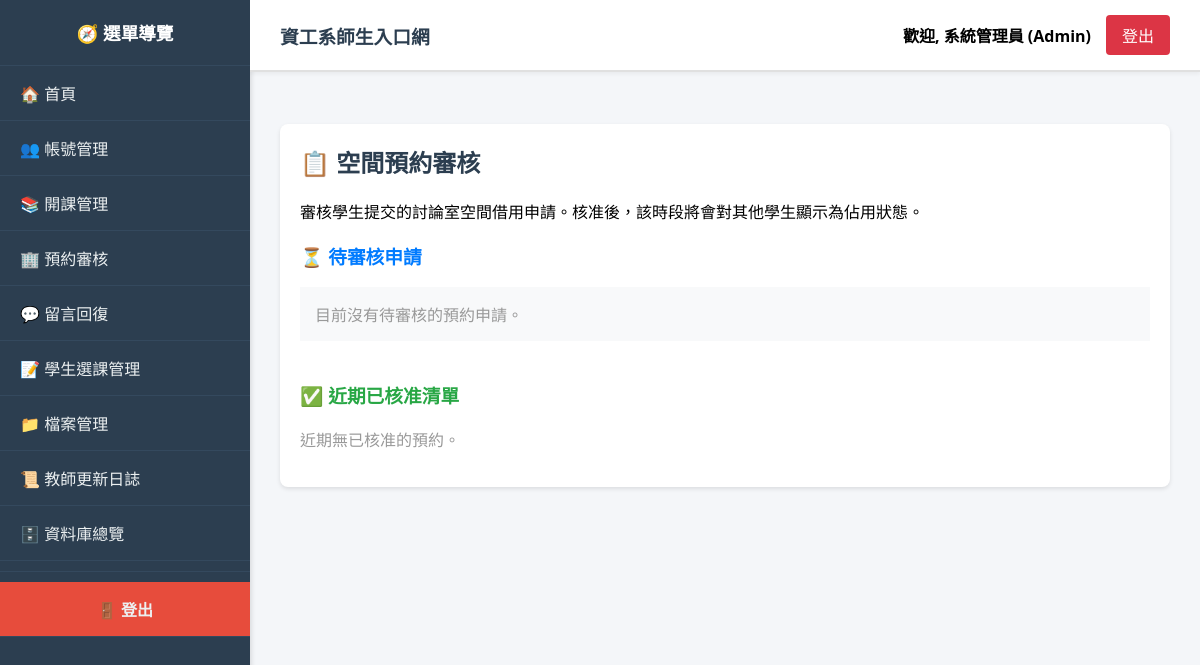
/index.php?page=review_reservations (signed in), run on an earlier commit of the app's database.
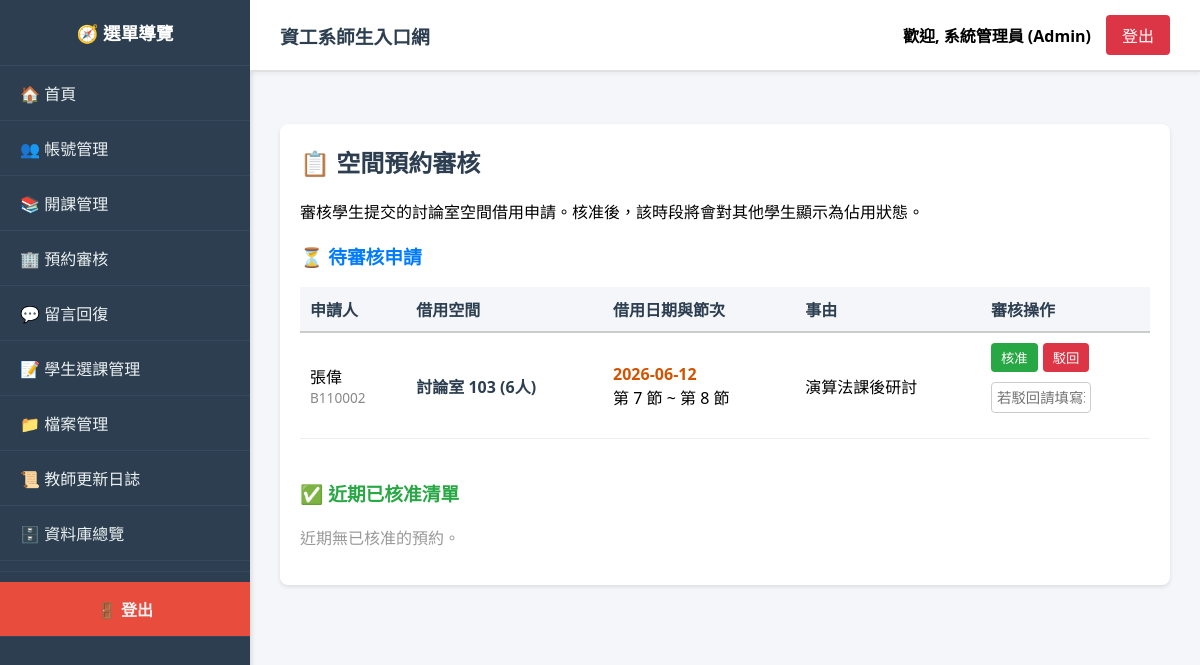
And on a later commit of the database.
### tables this page shows
CREATE TABLE Reservations (
    reservation_id INT AUTO_INCREMENT PRIMARY KEY,
    student_id VARCHAR(20) NOT NULL,
    room_name VARCHAR(50) NOT NULL,
    purpose TEXT NOT NULL,
    reserve_date DATE NOT NULL COMMENT '借用日期',
    start_period INT NOT NULL COMMENT '開始節次 (1-14)',
    end_period INT NOT NULL COMMENT '結束節次 (1-14)',
    status ENUM('Pending', 'Approved', 'Rejected') DEFAULT 'Pending',
    reject_reason TEXT DEFAULT NULL,
    FOREIGN KEY (student_id) REFERENCES Students(student_id) ON DELETE CASCADE
);

CREATE TABLE Students (
    student_id VARCHAR(20) PRIMARY KEY,
    user_id INT NOT NULL,
    name VARCHAR(100) NOT NULL,
    enrollment_year INT,
    FOREIGN KEY (user_id) REFERENCES Users(id) ON DELETE CASCADE
);

### modules/admin/review_reservations.php (the view, shortened to what this page needs)
﻿<div class="card">
    <h2>📋 空間預約審核</h2>
    <p>審核學生提交的討論室空間借用申請。核准後，該時段將會對其他學生顯示為佔用狀態。</p>
    <?php
    if($_SESSION['role'] != 'Admin') {
        echo "<p style='color:red;'>只有管理員可以使用此功能。</p>";
    } else {
        $pending = $conn->query("
            SELECT r.*, s.name as student_name
            FROM Reservations r
            JOIN Students s ON r.student_id = s.student_id
            WHERE r.status = 'Pending'
            ORDER BY r.reserve_date ASC, r.start_period ASC
        ");
        echo "<h3 style='color:#007bff;'>⏳ 待審核申請</h3>";
        if($pending->num_rows > 0) {
            echo "<table style='width:100%; border-collapse: collapse; margin-bottom:30px;'>";
            echo "<tr style='background:#f4f6f9; border-bottom:2px solid #ccc;'><th style='padding:10px;'>申請人</th><th style='padding:10px;'>借用空間</th><th style='padding:10px;'>借用日期與節次</th><th style='padding:10px;'>事由</th><th style='padding:10px;'>審核操作</th></tr>";
            while($p = $pending->fetch_assoc()) {
                echo "<tr style='border-bottom:1px solid #eee;'>";
                echo "<td style='padding:10px;'>" . htmlspecialchars($p['student_name']) . "<br><span style='color:#888; font-size:0.85em;'>" . $p['student_id'] . "</span></td>";
                echo "<td style='padding:10px; font-weight:bold; color:#2c3e50;'>" . htmlspecialchars($p['room_name']) . "</td>";
                echo "<td style='padding:10px;'>";
                echo "<span style='color:#d35400; font-weight:bold;'>" . htmlspecialchars($p['reserve_date']) . "</span><br>";
                echo "第 {$p['start_period']} 節 ~ 第 {$p['end_period']} 節";
                echo "</td>";
                echo "<td style='padding:10px;'>" . htmlspecialchars($p['purpose']) . "</td>";
                echo "<td style='padding:10px;'>";
                echo "<form method='POST' style='display:flex; flex-direction:column; gap:5px; margin:0;'>";
                echo "<div style='display:flex; gap:5px;'>";
                echo "<button type='submit' name='action' value='Approve' class='btn' style='background:#28a745; padding:5px 10px;'>核准</button>";
                echo "<button type='submit' name='action' value='Reject' class='btn' style='background:#dc3545; padding:5px 10px;'>駁回</button>";
                echo "</div>";
                echo "<input type='text' name='reject_reason' placeholder='若駁回請填寫理由' style='padding:5px; font-size:0.9em; width:100px;'>";
                echo "</form>";
                echo "</td></tr>";
            }
            echo "</table>";
        } else {
            echo "<p style='color:#999; padding:15px; background:#f8f9fa;'>目前沒有待審核的預約申請。</p>";
        }
        echo "<h3 style='color:#28a745; margin-top:40px;'>✅ 近期已核准清單</h3>";
        $approved = $conn->query("
            SELECT r.*, s.name as student_name
            FROM Reservations r
            JOIN Students s ON r.student_id = s.student_id
            WHERE r.status = 'Approved' AND r.reserve_date >= CURDATE()
            ORDER BY r.reserve_date ASC, r.start_period ASC
            LIMIT 20
        ");
        if($approved->num_rows > 0) {
            echo "<table style='width:100%; border-collapse: collapse; font-size:0.95em;'>";
            echo "<tr style='background:#f8fff9; border-bottom:2px solid #c3e6cb;'><th style='padding:10px;'>申請人</th><th style='padding:10px;'>空間</th><th style='padding:10px;'>日期與節次</th><th style='padding:10px;'>事由</th></tr>";
            while($a = $approved->fetch_assoc()) {
                echo "<tr style='border-bottom:1px solid #eee;'>";
                echo "<td style='padding:10px;'>" . htmlspecialchars($a['student_name']) . " (" . $a['student_id'] . ")</td>";
                echo "<td style='padding:10px;'>" . htmlspecialchars($a['room_name']) . "</td>";
                echo "<td style='padding:10px;'>" . htmlspecialchars($a['reserve_date']) . " (第 {$a['start_period']}~{$a['end_period']} 節)</td>";
                echo "<td style='padding:10px;'>" . htmlspecialchars($a['purpose']) . "</td>";
                echo "</tr>";
            }
            echo "</table>";
        } else {
            echo "<p style='color:#999;'>近期無已核准的預約。</p>";
        }
    }
    ?>
</div>

What changed in the data, as far as the page shows it:
added reservations: student.name "張偉", student "B110002", room_name "討論室 103 (6人)", reserve_date "2026-06-12", start_period "7", end_period "8", purpose "演算法課後研討"
Also different on the page:
text no longer shown: "目前沒有待審核的預約申請。"
text now shown: "申請人 借用空間 借用日期與節次 事由 審核操作"
